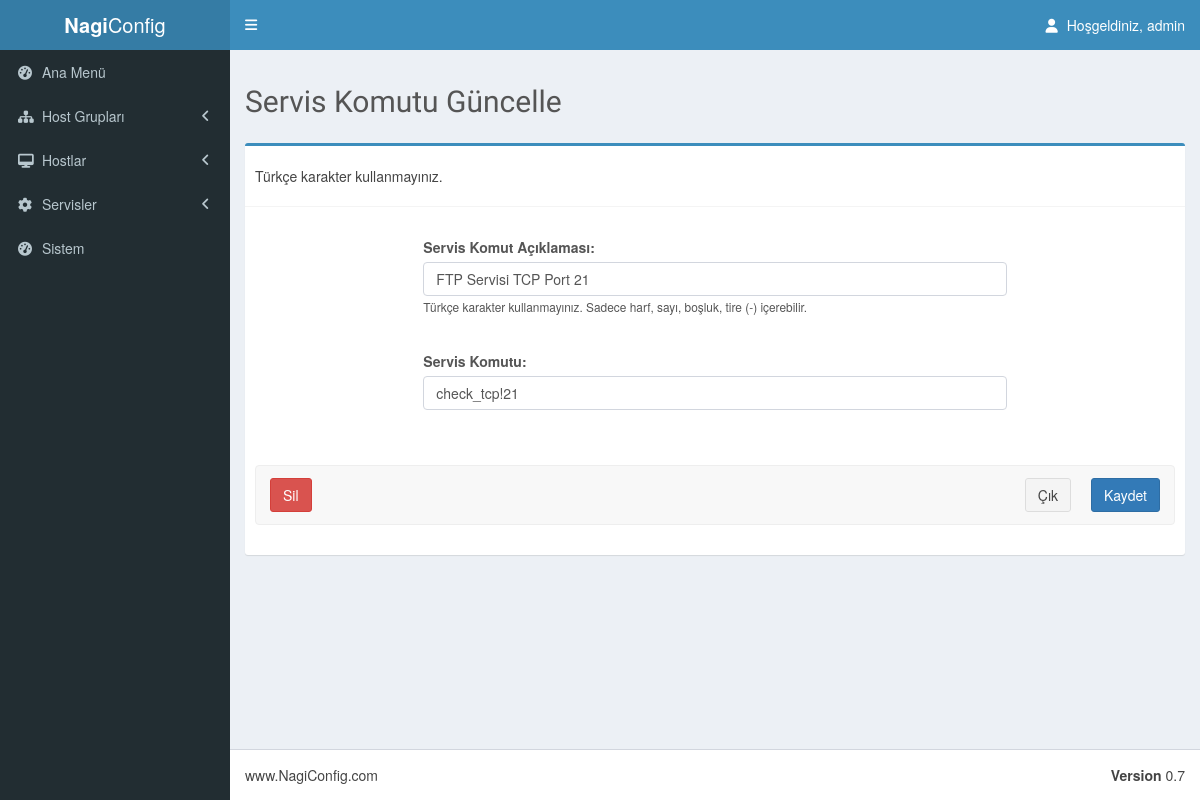
Page /service_command_update/9/ (signed in) on the earlier database version.
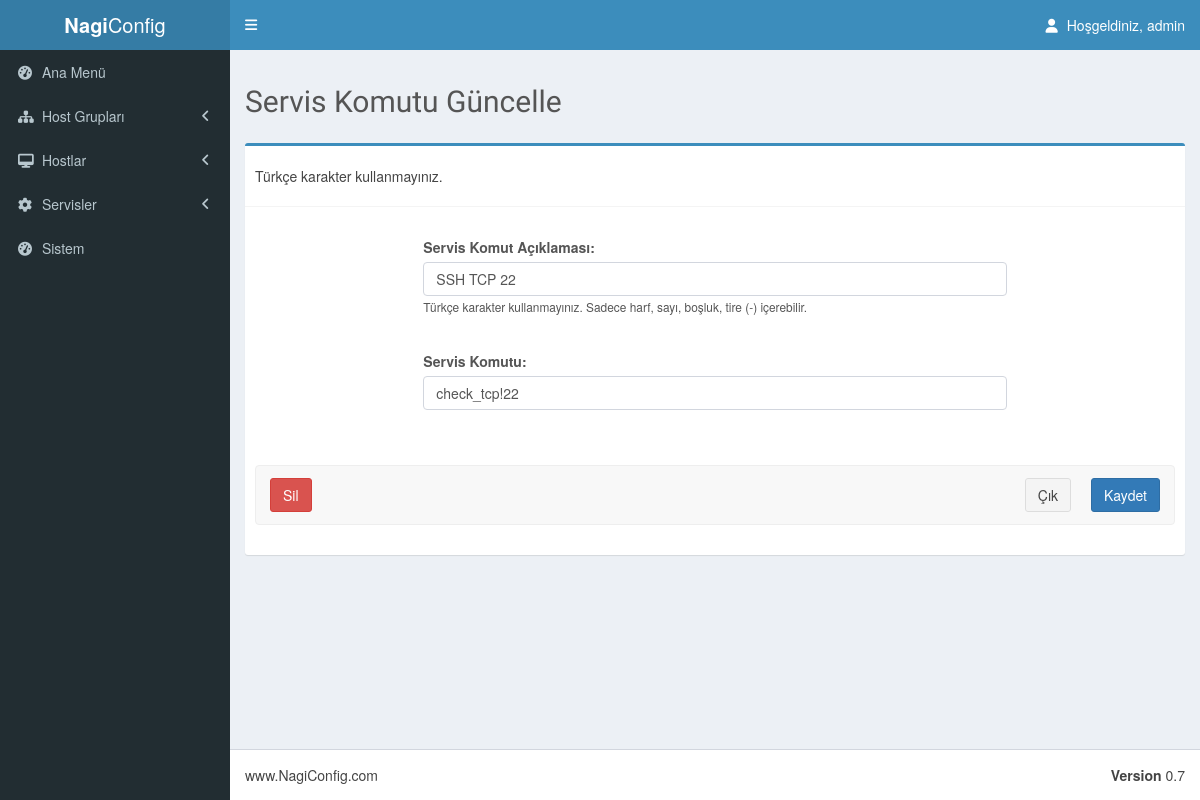
Same page on the later database version.
### services/models.py (models this page shows, shortened)
class ServiceCommand(models.Model):
    command_description = models.CharField(
        max_length=150, verbose_name='Servis Komut Açıklaması',
        help_text='Türkçe karakter kullanmayınız. Sadece harf, sayı, boşluk, tire (-) içerebilir.',
        unique=True
        )
    check_command = models.CharField(max_length=150, verbose_name='Servis Komutu')

### services/views.py (the view)
# urls.py: path('service_command_update/<int:id>/', service_command_update),
@login_required()
def service_command_update(request, id):
    update = "yes" # sil butonu olmaması için.
    cmd_name = get_object_or_404(ServiceCommand, id=id)
    form = ServiceCommandForm(request.POST or None, instance=cmd_name) # formu doldur
    if form.is_valid():
        form.save()
        messages.success(request, 'Güncelleme başarılı.', extra_tags='alert-success')
        return redirect('/service_command_index/') # kayıtdan sonra buraya dön
    context = {
        'form'   : form,
        'title'  : 'Servis Komutu Güncelle',
        'update' : 'yes',
        'id'     : id,
        }
    return render(request, 'service_command_form.html', context)

### services/forms.py (shortened to what this page needs)
class ServiceCommandForm(forms.ModelForm):
    class Meta:
        model = ServiceCommand
        fields = [
            'command_description',
            'check_command',
        ]
        widgets = {
            'command_description': forms.TextInput(attrs={'class': 'form-control', 'placeholder': 'Örn: HTTP Web Servis Port 80'}),
            'check_command': forms.TextInput(attrs={'class': 'form-control', 'placeholder': 'Örn: check_tcp!80'}),
        }

### templates/service_command_form.html (shortened to what this page needs)
{% extends 'base.html' %}
{% block content %}
<section class="content-header">
  <h2>
    {{ title }}
  </h2>
</section>
<section class="content">
  <div class="row">
    <div class="col-md-12">
      <div class="box box-primary">
        <div class="box-header with-border">
          <p>Türkçe karakter kullanmayınız.</p>
        </div>
        <div class="box-body">
          <form role="form" method="post">
            <div class="col-md-2"></div>
            <div class="col-md-8">
              {% for field in form %}
              <br>
              <div class="form-group">
                {{ field.label_tag }}
                {{ field }}
                {% if field.help_text %}
                  <small>{{ field.help_text|safe }}</small>
                {% endif %}
              </div>
              {% endfor %}
            </div>
            <div class="col-md-2"></div>
            <div class="submit-row col-md-12">
              {% if update  == "yes" %}
              <a class="pull-left" href="/service_command_delete/{{ id }}">
                <button type="button" class="btn btn-block btn-danger">Sil</button>
              </a>
              {% endif %}
              <input style="margin-left: 20px;" class="btn btn-primary pull-right" type="submit" value="Kaydet">
              <a class="pull-right" href="/service_command_index">
                <button type="button" class="btn btn-block btn-default">Çık</button>
              </a>
            </div>
          </form>
        </div>
      </div>
    </div>
  </div>
</section>
{% endblock %}

### templates/base.html (shortened to what this page needs)
<!DOCTYPE html>
<html>
<head>
  <link rel="stylesheet" href="/static/bower_components/bootstrap/dist/css/bootstrap.min.css">
  <link rel="stylesheet" href="/static/bower_components/font-awesome/css/font-awesome.min.css">
  <link rel="stylesheet" href="/static/bower_components/select2/dist/css/select2.min.css">
  <link rel="stylesheet" href="/static/dist/css/AdminLTE.min.css">
  <link rel="stylesheet" href="/static/dist/css/skins/_all-skins.min.css">
</head>
<body class="hold-transition skin-blue sidebar-mini">
  <div class="wrapper">
    <header class="main-header">
      <a href="/" class="logo">
        <span class="logo-lg"><b>Nagi</b>Config</span>
      </a>
      <nav class="navbar navbar-static-top">
        <a href="#" class="sidebar-toggle" data-toggle="push-menu" role="button">
        </a>
        <div class="navbar-custom-menu">
          <ul class="nav navbar-nav">
            <li class="dropdown user user-menu">
              <a href="#" class="dropdown-toggle" data-toggle="dropdown">
                <i class="fa fa-user"></i>
                <span class="hidden-xs">Hoşgeldiniz, {{ request.user.get_username }}</span>
              </a>
            </li>
      </ul>
    </div>
      </nav>
    </header>
    <aside class="main-sidebar">
      <section class="sidebar">
        <ul class="sidebar-menu" data-widget="tree">
          <li>
            <a href="/">
              <i class="fa fa-dashboard"></i> <span>Ana Menü</span>
            </a>
          </li>
          <li class="treeview">
            <a href="#">
              <i class="fa fa-sitemap"></i>
              <span>Host Grupları</span>
              <span class="pull-right-container">
                <i class="fa fa-angle-left pull-right"></i>
              </span>
            </a>
          </li>
          <li class="treeview">
            <a href="#">
              <i class="fa fa-desktop"></i>
              <span>Hostlar</span>
              <span class="pull-right-container">
                <i class="fa fa-angle-left pull-right"></i>
              </span>
            </a>
          </li>
          <li class="treeview">
            <a href="#">
              <i class="fa fa-cog"></i>
              <span>Servisler</span>
              <span class="pull-right-container">
                <i class="fa fa-angle-left pull-right"></i>
              </span>
            </a>
          </li>
          <li>
            <a href="/system">
              <i class="fa fa-dashboard"></i> <span>Sistem</span>
            </a>
          </li>
        </ul>
      </section>
    </aside>
    <div class="content-wrapper">
      {% block content %}
      {% endblock %}
    </div>
    <footer class="main-footer">
      <div class="pull-right hidden-xs">
        <b>Version</b> 0.7
      </div>
      <strong></strong> www.NagiConfig.com
    </footer>
  </div>
</body>
</html>

Differences in the rows shown:
changed ServiceCommand: command_description "FTP Servisi TCP Port 21" → "SSH TCP 22"; check_command "check_tcp!21" → "check_tcp!22"
